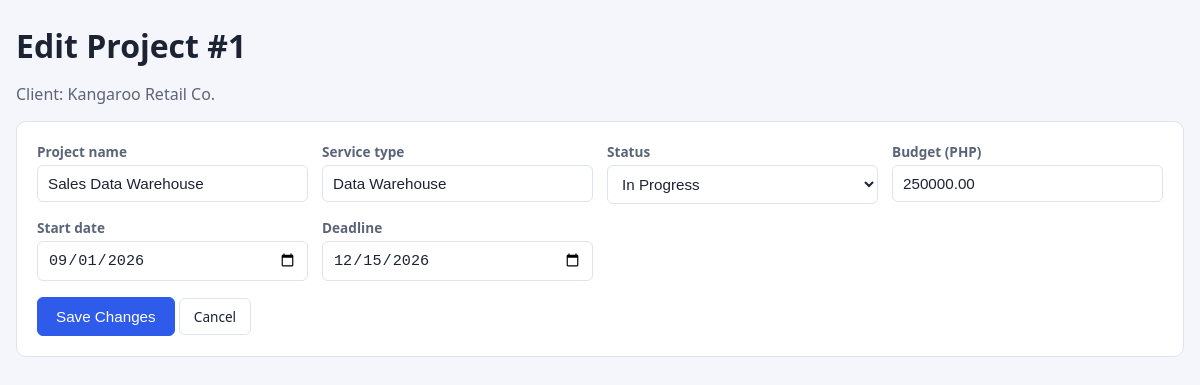
The app's page /project_edit.php?id=1 with its own data.
### tables this page shows
CREATE TABLE projects (
    project_id   INT UNSIGNED  NOT NULL AUTO_INCREMENT,
    client_id    INT UNSIGNED  NOT NULL,                     
    project_name VARCHAR(120)  NOT NULL,
    service_type VARCHAR(60)   NOT NULL,                     
    status       VARCHAR(20)   NOT NULL DEFAULT 'Planned',   
    budget       DECIMAL(12,2) NOT NULL DEFAULT 0.00,
    start_date   DATE          NOT NULL,
    deadline     DATE          NOT NULL,
    date_added   DATETIME      NOT NULL DEFAULT CURRENT_TIMESTAMP,
    PRIMARY KEY (project_id),
    CONSTRAINT fk_projects_client FOREIGN KEY (client_id)
        REFERENCES clients (client_id)
        ON UPDATE CASCADE
        ON DELETE CASCADE       
);

CREATE TABLE clients (
    client_id      INT UNSIGNED NOT NULL AUTO_INCREMENT,
    company_name   VARCHAR(100) NOT NULL,
    contact_person VARCHAR(80)  NOT NULL,
    email          VARCHAR(100) NOT NULL,
    phone_number   VARCHAR(20)  NOT NULL,
    industry       VARCHAR(60)  NOT NULL,
    date_added     DATETIME     NOT NULL DEFAULT CURRENT_TIMESTAMP,
    PRIMARY KEY (client_id),
    UNIQUE KEY uq_client_email (email)
);

### includes/functions.php (called while the page is built, shortened)
<?php
function e($v): string { return htmlspecialchars((string) $v, ENT_QUOTES, 'UTF-8'); }

### project_edit.php (the view, shortened to what this page needs)
<?php
require_once 'config/dbconfig.php';
require_once 'includes/functions.php';
$id = (int) ($_GET['id'] ?? 0);
$stmt = $pdo->prepare("SELECT p.*, c.company_name FROM projects p
                       INNER JOIN clients c ON c.client_id = p.client_id WHERE p.project_id = :id");
$stmt->execute([':id' => $id]);
$project = $stmt->fetch();
include 'includes/header.php';
?>
<h1>Edit Project #<?= (int) $project['project_id'] ?></h1>
<p class="muted">Client: <?= e($project['company_name']) ?></p>
<section class="card">
    <form action="project_update.php" method="post">
        <?php include 'includes/project_fields.php'; ?>
        <button class="btn primary" type="submit">Save Changes</button>
        <a class="btn" href="projects.php?client_id=<?= (int) $project['client_id'] ?>">Cancel</a>
    </form>
</section>
</main></body></html>

### includes/project_fields.php (shortened to what this page needs)
<div class="grid">
    <label>Project name <input type="text" name="project_name" maxlength="120" required value="<?= e($v['project_name'] ?? '') ?>"></label>
    <label>Service type <input type="text" name="service_type" maxlength="60" placeholder="e.g. ETL Pipeline, Data Warehouse" required value="<?= e($v['service_type'] ?? '') ?>"></label>
    <label>Status
        <select name="status">
            <?php foreach (STATUSES as $s): ?><option <?= ($v['status'] ?? 'Planned') === $s ? 'selected' : '' ?>><?= e($s) ?></option><?php endforeach; ?>
        </select></label>
    <label>Budget (PHP) <input type="number" name="budget" min="0" step="0.01" required value="<?= e($v['budget'] ?? '') ?>"></label>
    <label>Start date <input type="date" name="start_date" required value="<?= e($v['start_date'] ?? '') ?>"></label>
    <label>Deadline <input type="date" name="deadline" required value="<?= e($v['deadline'] ?? '') ?>"></label>
</div>

### css/style.css (style rules this page uses)
:root { --bg:#f4f6fb; --card:#fff; --ink:#1c2333; --muted:#5b6478; --line:#dfe3ee; --brand:#2f5bea; --danger:#d93a3a; --ok:#1e8e4e; }
* { box-sizing: border-box; }
body { margin:0; font-family: "Segoe UI", Arial, sans-serif; background:var(--bg); color:var(--ink); }
h1 { margin: 0 0 16px; }
.card { background:var(--card); border:1px solid var(--line); border-radius:10px; padding:20px; margin-bottom:24px; }
.grid { display:grid; grid-template-columns: repeat(auto-fit, minmax(240px, 1fr)); gap:14px; margin-bottom:16px; }
label { display:flex; flex-direction:column; gap:4px; font-size:.85rem; color:var(--muted); font-weight:600; }
input, select { padding:9px 10px; border:1px solid var(--line); border-radius:6px; font-size:.95rem; color:var(--ink); background:#fff; }
.btn { display:inline-block; padding:8px 14px; border:1px solid var(--line); border-radius:6px; background:#fff; color:var(--ink); font-size:.85rem; text-decoration:none; cursor:pointer; }
.btn.primary { background:var(--brand); border-color:var(--brand); color:#fff; padding:10px 18px; font-size:.95rem; }
.muted { color:var(--muted); }

### records on screen
projects: project_id "1", client.company_name "Kangaroo Retail Co.", project_name "Sales Data Warehouse", service_type "Data Warehouse", budget "250000.00", start_date "09/01/2026", deadline "12/15/2026"

### other values on screen
form field status "In Progress"
